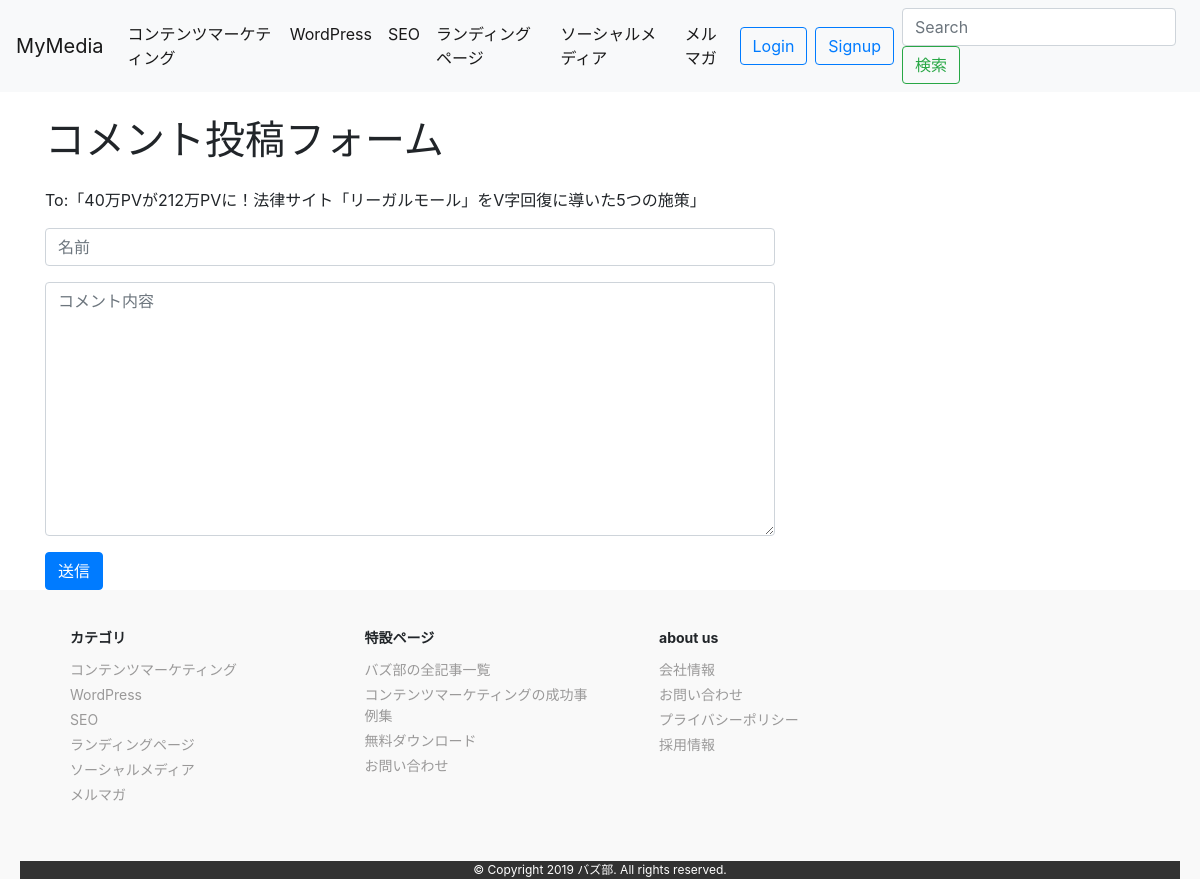
/blog/comment/11/, run on the app's committed database.
### blog/models.py (models this page shows, shortened)
class Category(models.Model):
    name = models.CharField(max_length=255)
    slug = models.SlugField(unique=True)
    timestamp = models.DateTimeField(auto_now_add=True)

class Post(models.Model):
    category = models.ForeignKey(Category, on_delete=models.PROTECT)
    tags = models.ManyToManyField(Tag, blank=True)
    title = models.CharField(max_length=255)
    content = models.TextField()
    description = models.TextField(blank=True)
    created_at = models.DateTimeField(auto_now_add=True)
    updated_at = models.DateTimeField(auto_now=True)
    published_at = models.DateTimeField(blank=True, null=True)
    is_public = models.BooleanField(default=False)
    image = models.ImageField(
        upload_to='post_images/', null=True, blank=True)
    class Meta:
        ordering = ['-created_at']

### blog/views.py (the view, shortened to what this page needs)
# urls.py: path('comment/<int:pk>/', CommentFormView.as_view(), name='comment_form'),
class CommentFormView(CreateView):
    model = Comment
    form_class = CommentForm
    def get_context_data(self, **kwargs):
        context = super().get_context_data(**kwargs)
        post_pk = self.kwargs['pk']
        context['post'] = get_object_or_404(Post, pk=post_pk)
        return context

### blog/forms.py
class CommentForm(ModelForm):
    class Meta:
        model = Comment
        fields = ('author', 'text')
        widgets = {
            'author': TextInput(attrs={
                'class': 'form-control',
                'placeholder': '名前',
            }),
            'text': Textarea(attrs={
                'class': 'form-control',
                'placeholder': 'コメント内容',
            }),
        }
        labels = {
            'author': '',
            'text': '',
        }

### dbsite2/context_processors.py (called while the page is built)
def common(request):
    context = {
        'categories': Category.objects.annotate(
            num_posts=Count('post', filter=Q(post__is_public=True))),
        'tags': Tag.objects.annotate(
            num_posts=Count('post', filter=Q(post__is_public=True))),
    }
    return context

### blog/templates/blog/comment_form.html (shortened to what this page needs)
{% extends "base.html" %}
{% block content %}
<div class="container">
  <div class="row">
    <main class="col-md-8">
      <h1 class="mb-4">コメント投稿フォーム</h1>
      <p>To:「{{ post.title }}」</p>
      <form method="POST">{% csrf_token %}
        {{ form.as_p }}
        <button type="submit" class="btn btn-primary">送信</button>
      </form>
    </main>
  </div>
</div>
{% endblock %}

### templates/base/navbar.html (shortened to what this page needs)
<nav class="navbar navbar-expand-lg navbar-light bg-light mb-4">
  <a class="navbar-brand" href="/blog/">MyMedia</a>
  <div class="collapse navbar-collapse" id="navbarSupportedContent">
    <ul class="navbar-nav mr-auto">
      {% for category in categories|dictsort:"id" %}
      <li class="nav-item active">
        <a href="{% url 'blog:category_post' category.slug %}" class="nav-link">{{ category.name }}</a>
      </li>
      {% endfor %}
    </ul>
    {% include "blog/snippets/user_auth.html" %}
    {% include "blog/snippets/search_form.html" %}
  </div>
</nav>

### data on the page
Category: name "コンテンツマーケティング"
Category: name "WordPress"
Category: name "SEO"
Category: name "ランディングページ"
Category: name "ソーシャルメディア"
Category: name "メルマガ"
Post: title "40万PVが212万PVに！法律サイト「リーガルモール」をV字回復に導いた5つの施策"
